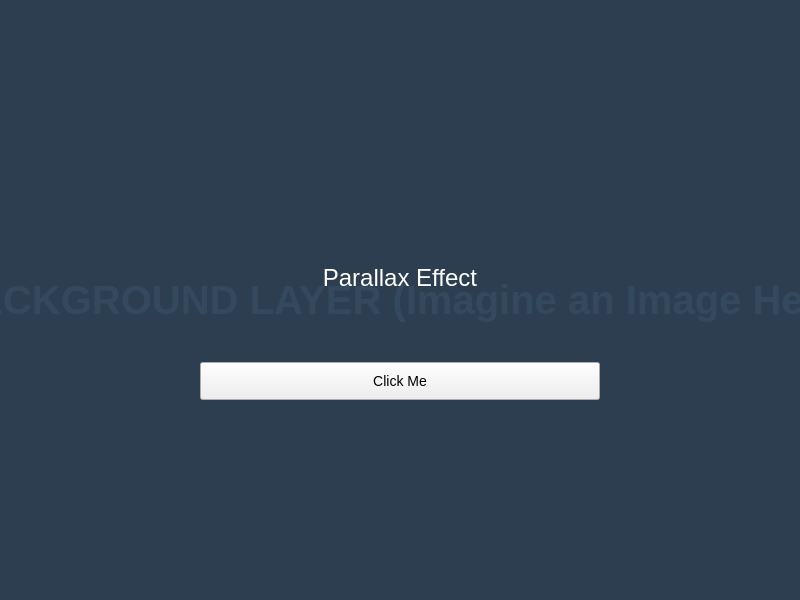
<?xml version="1.0" encoding="UTF-8"?>
<ui version="4.0">
 <class>MainWindow</class>
 <widget class="QMainWindow" name="MainWindow">
  <property name="geometry">
   <rect>
    <x>0</x>
    <y>0</y>
    <width>800</width>
    <height>600</height>
   </rect>
  </property>
  <property name="windowTitle">
   <string>Parallax UI Demo</string>
  </property>
  <widget class="QWidget" name="centralwidget">
   <!-- This label acts as the moving background layer -->
   <widget class="QLabel" name="backgroundLabel">
    <property name="geometry">
     <rect>
      <x>-50</x>
      <y>-50</y>
      <width>900</width>
      <height>700</height>
     </rect>
    </property>
    <property name="text">
     <string>BACKGROUND LAYER (Imagine an Image Here)</string>
    </property>
    <property name="alignment">
     <set>Qt::AlignCenter</set>
    </property>
    <property name="styleSheet">
     <string notr="true">background-color: #2c3e50; color: #34495e; font-size: 40px; font-weight: bold;</string>
    </property>
   </widget>

   <!-- This widget holds the foreground content -->
   <widget class="QWidget" name="foregroundContainer">
    <property name="geometry">
     <rect>
      <x>200</x>
      <y>200</y>
      <width>400</width>
      <height>200</height>
     </rect>
    </property>
    <layout class="QVBoxLayout" name="verticalLayout">
     <item>
      <widget class="QLabel" name="titleLabel">
       <property name="text">
        <string>Parallax Effect</string>
       </property>
       <property name="alignment">
        <set>Qt::AlignCenter</set>
       </property>
       <property name="styleSheet">
        <string notr="true">color: white; font-size: 24px;</string>
       </property>
      </widget>
     </item>
     <item>
      <widget class="QPushButton" name="actionButton">
       <property name="text">
        <string>Click Me</string>
       </property>
       <property name="styleSheet">
        <string notr="true">padding: 10px; font-size: 14px;</string>
       </property>
      </widget>
     </item>
    </layout>
   </widget>
  </widget>
 </widget>
 <resources/>
 <connections/>
</ui>
